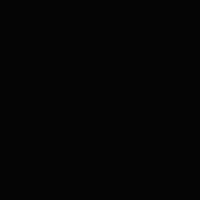
Frame 1 (no input)
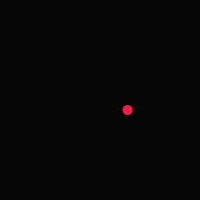
Frame 60 (the mouse pressed at the canvas centre just before this capture)
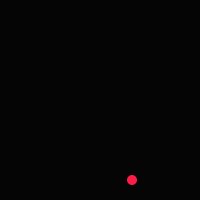
Frame 120 (the mouse held since frame 60 and released just before this capture)

The Processing sketch that drew these frames (run headless with seeded random() and noise(); from frame 60 on, the mouse is pressed at the canvas centre):

// Processing sketch: processing_113777
// ── processing_113777.pde

int diameter = 10;
float x =0;
float y =0;
float xspeed=2.2;
float yspeed=5;
 
void setup(){
  size(200,200);
 
  noStroke();
}

void draw(){
   background(5);
  fill(252,28,69);
  x=x-xspeed;
  y=y-yspeed;
  
  if ((x> width-diameter/2) || (x<0)) {
    xspeed=xspeed * - 1;
  }
  if ((y>height-diameter/2) ||( y<0)) {
    yspeed=yspeed * - 1;
 }
  
  ellipse(x,y,diameter,diameter);
}    
